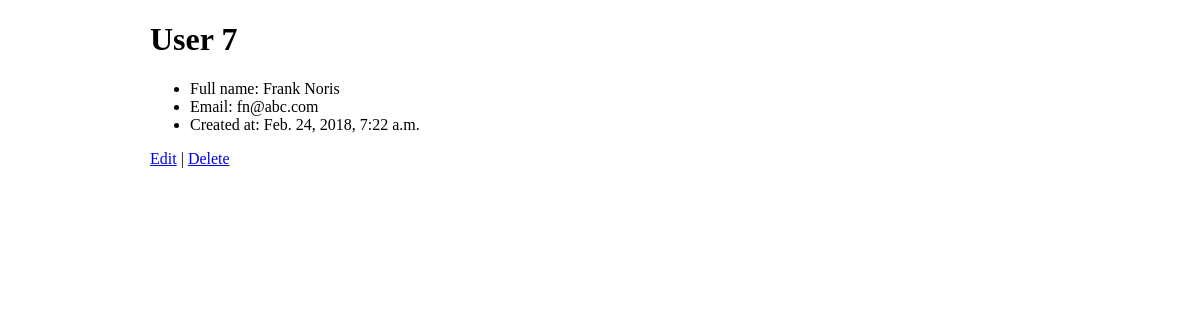
Page /users/user/7 on the committed database.
### users/models.py (models this page shows)
class User(models.Model):
    first_name = models.CharField(max_length=255)
    last_name = models.CharField(max_length=255)
    email_address = models.CharField(max_length=255)
    created_at = models.DateTimeField(auto_now_add = True)
    objects = UserManager()

### users/views.py (the view)
# urls.py: url(r'^user/(?P<id>\d+)$', views.show),
def show(request, id):
    context ={
        'user': User.objects.get(id=id)
    }
    return render(request,'users/user.html', context)

### users/templates/users/user.html (shortened to what this page needs)
<!DOCTYPE html>
<html lang="en">
<head>
    {% load static %}
    <link rel="stylesheet" href="{% static 'css/style.css' %}" media-"screen" title="no title" charset="utf-8">
</head>
<body>
    <div id="main">
        <h1>User {{user.id}}</h1>
        <ul>
            <li>Full name: {{user.first_name}} {{user.last_name}}</li>
            <li>Email: {{user.email_address}}</li>
            <li>Created at: {{user.created_at}}</li>
        </ul>
        <a href="/users/{{user.id}}/edit">Edit</a> | <a href="/users/{{user.id}}/destroy">Delete</a>
    </div>
</body>
</html>

### users/static/css/style.css (style rules this page uses)
#main { margin: 5px auto; width: 900px; }

### rows in the picture
User: id "7", first_name "Frank", last_name "Noris", email_address "fn@abc.com", created_at "Feb. 24, 2018, 7:22 a.m."
